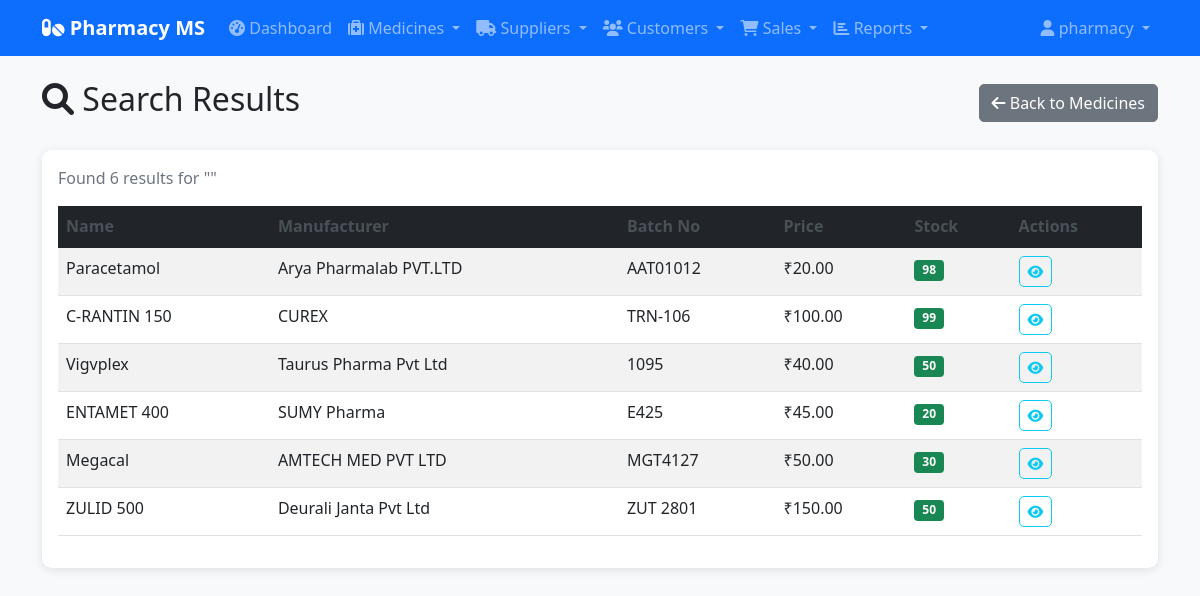
The app's page /medicines/search/ (signed in) with its own data.
### medicines/models.py (models this page shows, shortened)
class Medicine(models.Model):
    name = models.CharField(max_length=100)
    manufacturer = models.CharField(max_length=100)
    batch_no = models.CharField(max_length=50)
    quantity = models.PositiveIntegerField()
    price = models.FloatField()
    expiry_date = models.DateField()
    added_on = models.DateTimeField(auto_now_add=True)

### medicines/views.py (the view)
# urls.py: path('search/', views.medicine_search, name='medicine_search'),
@login_required
def medicine_search(request):
    query = request.GET.get('q', '')
    medicines = Medicine.objects.filter(
        Q(name__icontains=query) |
        Q(manufacturer__icontains=query) |
        Q(batch_no__icontains=query)
    )[:10]
    context = {
        'medicines': medicines,
        'query': query,
    }
    return render(request, 'medicines/medicine_search.html', context)

### templates/medicines/medicine_search.html (shortened to what this page needs)
{% extends 'base.html' %}
{% block content %}
<div class="row mb-4">
    <div class="col-12 d-flex justify-content-between align-items-center">
        <h2><i class="fas fa-search"></i> Search Results</h2>
        <a href="{% url 'medicines:medicine_list' %}" class="btn btn-secondary">
            <i class="fas fa-arrow-left"></i> Back to Medicines
        </a>
    </div>
</div>
<div class="row">
    <div class="col-12">
        <div class="card">
            <div class="card-body">
                {% if medicines %}
                    <p class="text-muted">Found {{ medicines|length }} result{{ medicines|length|pluralize }} for "{{ query }}"</p>
                    <div class="table-responsive">
                        <table class="table table-striped table-hover">
                            <thead class="table-dark">
                                <tr>
                                    <th>Name</th>
                                    <th>Manufacturer</th>
                                    <th>Batch No</th>
                                    <th>Price</th>
                                    <th>Stock</th>
                                    <th>Actions</th>
                                </tr>
                            </thead>
                            <tbody>
                                {% for medicine in medicines %}
                                    <tr>
                                        <td>{{ medicine.name }}</td>
                                        <td>{{ medicine.manufacturer }}</td>
                                        <td>{{ medicine.batch_no }}</td>
                                        <td>₹{{ medicine.price|floatformat:2 }}</td>
                                        <td>
                                            <span class="badge bg-{% if medicine.quantity <= 5 %}danger{% elif medicine.quantity <= 10 %}warning{% else %}success{% endif %}">
                                                {{ medicine.quantity }}
                                            </span>
                                        </td>
                                        <td>
                                            <a href="{% url 'medicines:medicine_detail' medicine.pk %}" class="btn btn-sm btn-outline-info" title="View">
                                                <i class="fas fa-eye"></i>
                                            </a>
                                        </td>
                                    </tr>
                                {% endfor %}
                            </tbody>
                        </table>
                    </div>
                {% endif %}
            </div>
        </div>
    </div>
</div>
{% endblock %}

### templates/base.html (shortened to what this page needs)
<!DOCTYPE html>
<html lang="en">
<head>
    <link href="https://cdn.jsdelivr.net/npm/bootstrap@5.1.3/dist/css/bootstrap.min.css" rel="stylesheet">
    <link href="https://cdnjs.cloudflare.com/ajax/libs/font-awesome/6.0.0/css/all.min.css" rel="stylesheet">
    {% load static %}
    <link rel="stylesheet" href="{% static 'css/style.css' %}">
</head>
<body>
    <nav class="navbar navbar-expand-lg navbar-dark bg-primary">
        <div class="container">
            <a class="navbar-brand" href="{% url 'reports:dashboard' %}">
                <i class="fas fa-pills"></i> Pharmacy MS
            </a>
            <div class="collapse navbar-collapse" id="navbarNav">
                <ul class="navbar-nav me-auto">
                    <li class="nav-item">
                        <a class="nav-link" href="{% url 'reports:dashboard' %}">
                            <i class="fas fa-tachometer-alt"></i> Dashboard
                        </a>
                    </li>
                    <li class="nav-item dropdown">
                        <a class="nav-link dropdown-toggle" href="#" id="medicinesDropdown" role="button" data-bs-toggle="dropdown">
                            <i class="fas fa-medkit"></i> Medicines
                        </a>
                    </li>
                    <li class="nav-item dropdown">
                        <a class="nav-link dropdown-toggle" href="#" id="suppliersDropdown" role="button" data-bs-toggle="dropdown">
                            <i class="fas fa-truck"></i> Suppliers
                        </a>
                    </li>
                    <li class="nav-item dropdown">
                        <a class="nav-link dropdown-toggle" href="#" id="customersDropdown" role="button" data-bs-toggle="dropdown">
                            <i class="fas fa-users"></i> Customers
                        </a>
                    </li>
                    <li class="nav-item dropdown">
                        <a class="nav-link dropdown-toggle" href="#" id="salesDropdown" role="button" data-bs-toggle="dropdown">
                            <i class="fas fa-shopping-cart"></i> Sales
                        </a>
                    </li>
                    <li class="nav-item dropdown">
                        <a class="nav-link dropdown-toggle" href="#" id="reportsDropdown" role="button" data-bs-toggle="dropdown">
                            <i class="fas fa-chart-bar"></i> Reports
                        </a>
                    </li>
                </ul>
                <ul class="navbar-nav">
                    <li class="nav-item dropdown">
                        <a class="nav-link dropdown-toggle" href="#" id="userDropdown" role="button" data-bs-toggle="dropdown">
                            <i class="fas fa-user"></i> {{ user.username }}
                        </a>
                    </li>
                </ul>
            </div>
        </div>
    </nav>
    <div class="container mt-4">
        {% block content %}{% endblock %}
    </div>
</body>
</html>

### static/css/style.css (style rules this page uses)
body { background-color: #f8f9fa; }
.navbar-brand { font-weight: bold; }
.card { border: none; border-radius: 10px; box-shadow: 0 2px 10px rgba(0,0,0,0.1); }
.btn { border-radius: 5px; }
.table th { border-top: none; font-weight: 600; color: #495057; }
.badge { font-size: 0.75em; }

### records on screen
Medicine: name "Paracetamol", manufacturer "Arya Pharmalab PVT.LTD", batch_no "AAT01012", price "20.00", quantity "98"
Medicine: name "C-RANTIN 150", manufacturer "CUREX", batch_no "TRN-106", price "100.00", quantity "99"
Medicine: name "Vigvplex", manufacturer "Taurus Pharma Pvt Ltd", batch_no "1095", price "40.00", quantity "50"
Medicine: name "ENTAMET 400", manufacturer "SUMY Pharma", batch_no "E425", price "45.00", quantity "20"
Medicine: name "Megacal", manufacturer "AMTECH MED PVT LTD", batch_no "MGT4127", price "50.00", quantity "30"
Medicine: name "ZULID 500", manufacturer "Deurali Janta Pvt Ltd", batch_no "ZUT 2801", price "150.00", quantity "50"

### other values on screen
{{ user.username }} "pharmacy"
{{ medicines|length }} "6"
